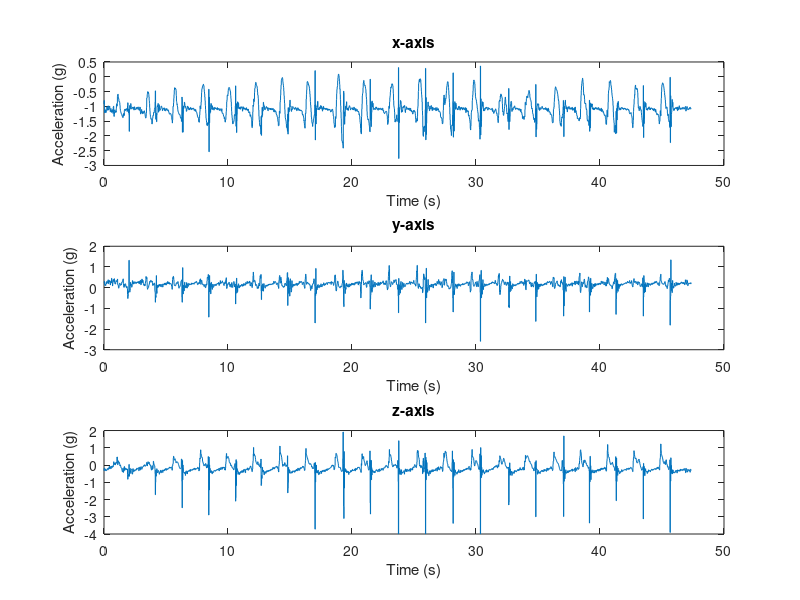
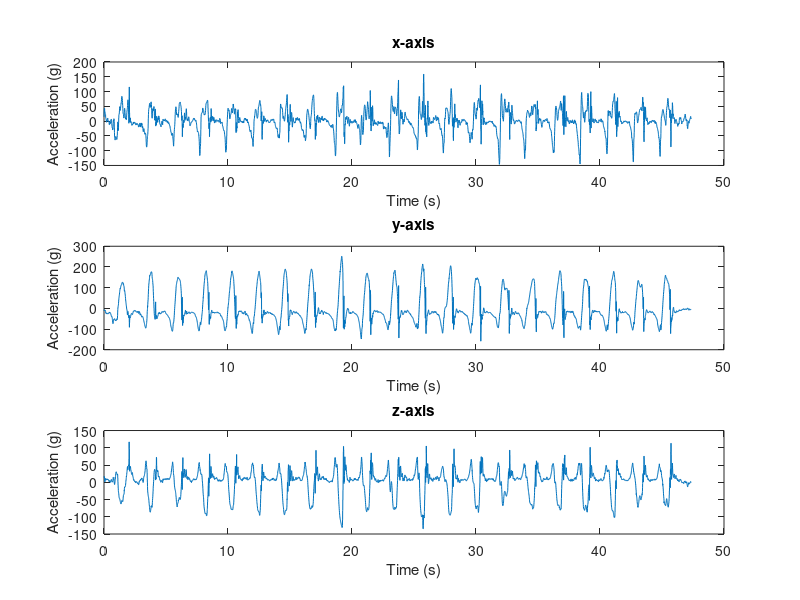

These figures' MATLAB source, in order:
clear
close all
m = csvread('1_t.csv',2,1);
x = {'x-axis','y-axis','z-axis'};
t = m(:,1)-m(1,1);
figure
for i = [2:4]
    subplot(3,1,i-1)
    plot(t,m(:,i))
    xlabel('Time (s)')
    title(x(1,i-1))
    ylabel('Acceleration (g)')
end
figure
for i = [5:7]
    subplot(3,1,i-4)
    plot(t,m(:,i))
    xlabel('Time (s)')
    title(x(1,i-4))
    ylabel('Acceleration (g)')
end